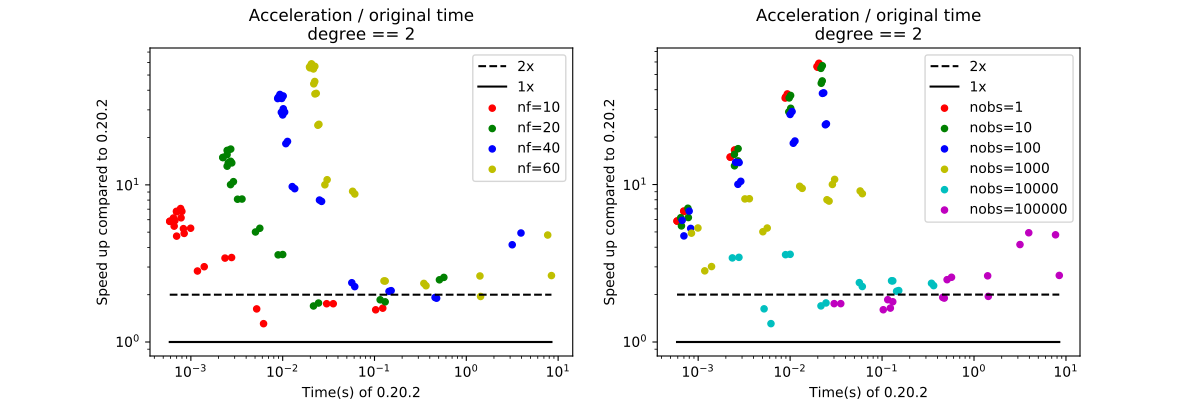

The script that drew this image:
import matplotlib.pyplot as plt
import pandas
name = "../../scikit-learn/results/bench_polynomial_features.csv"
df = pandas.read_csv(name)
df = df[df.degree == 2].copy()
df['speedup'] = df['time_0_20_2'] / df['time_current']
plt.close('all')
fig, ax = plt.subplots(nrows=1, ncols=2, figsize=(12, 4))

for color, nf in zip('rgby', sorted(set(df.nfeat))):
    subdf = df[df.nfeat == nf]
    subdf.plot(x="time_0_20_2", y="speedup", logx=True, logy=True,
               kind="scatter", ax=ax[0], label="nf=%d" % nf,
               c=color)
ax[0].set_xlabel("Time(s) of 0.20.2\n.")
ax[0].set_ylabel("Speed up compared to 0.20.2")
ax[0].set_title("Acceleration / original time\ndegree == 2")
ax[0].plot([df.time_0_20_2.min(), df.time_0_20_2.max()], [2, 2],
           "--", c="black", label="2x")
ax[0].plot([df.time_0_20_2.min(), df.time_0_20_2.max()], [1, 1],
           "-", c="black", label="1x")
ax[0].legend()

for color, n in zip('rgbycm', sorted(set(df.n))):
    subdf = df[df.n == n]
    subdf.plot(x="time_0_20_2", y="speedup", logx=True, logy=True,
               kind="scatter", ax=ax[1], label="nobs=%d" % n,
               c=color)
ax[1].set_xlabel("Time(s) of 0.20.2\n.")
ax[1].set_ylabel("Speed up compared to 0.20.2")
ax[1].set_title("Acceleration / original time\ndegree == 2")
ax[1].plot([df.time_0_20_2.min(), df.time_0_20_2.max()], [2, 2],
           "--", c="black", label="2x")
ax[1].plot([df.time_0_20_2.min(), df.time_0_20_2.max()], [1, 1],
           "-", c="black", label="1x")
ax[1].legend()
plt.show()
